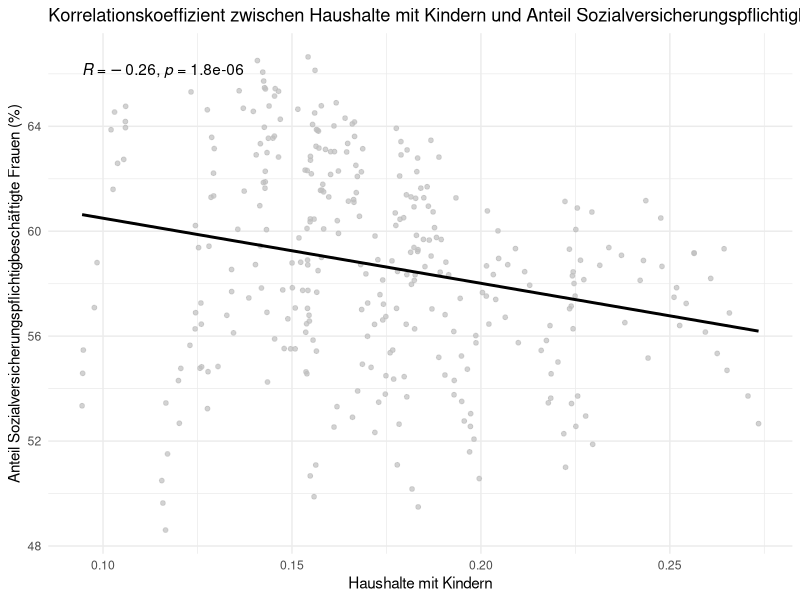
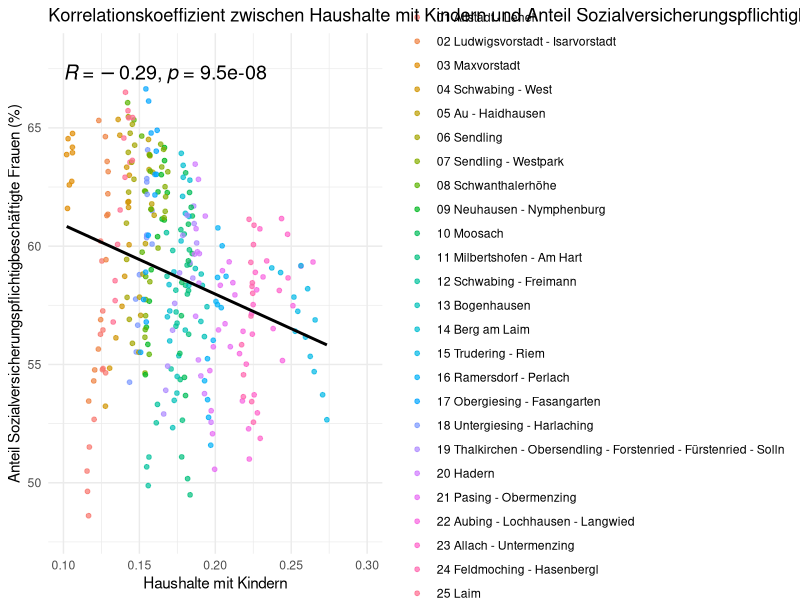

The R source for these figures, in order: (Note: this script raises an error after producing the figures.)
library(readxl)
library(tidyverse)
library(ggpubr)

export_be <- read_excel("data/raw/export_be.xlsx")
be_sheet <- read_excel("data/raw/export_be.xlsx", sheet = "BEVÖLKERUNG")

export_ar <- read_excel("data/raw/export_ar.xlsx")
ar_sheet <- read_excel("data/raw/export_ar.xlsx", sheet = "ARBEITSMARKT")


all_districts_and_city <- be_sheet %>%
  filter(
    Indikator == "Haushalte mit Kindern",
    Ausprägung == "insgesamt"
  ) %>%
  mutate(
    mean_age = `Basiswert 1` / `Basiswert 2`
  )

Sozialversicherungspflichtig_Beschäftigte_anteil_frau <- ar_sheet %>%
  filter(
    Indikator == "Sozialversicherungspflichtig Beschäftigte - Anteil",
    Ausprägung == "weiblich"
  ) %>%
  mutate(
    anteil = 100 * `Basiswert 1` / `Basiswert 2`
  )


korrelations_daten <- inner_join(
  all_districts_and_city, 
  Sozialversicherungspflichtig_Beschäftigte_anteil_frau, 
  by = c("Raumbezug", "Jahr")
)

korrelations_daten_clean <- korrelations_daten %>%
  filter(Raumbezug != "Stadt München")

ggplot(korrelations_daten_clean, aes(x = mean_age, y = anteil)) +
  geom_point(size = 1.3, color = "grey", alpha = 0.7) +
  geom_smooth(method = "lm", color = "black", se = FALSE, linewidth = 1) +
  stat_cor(method = "spearman", label.x.npc = "left", label.y.npc = "top") + 
  labs(
    title = "Korrelationskoeffizient zwischen Haushalte mit Kindern und Anteil Sozialversicherungspflichtigbeschäftigte Frauen(Spearman)",
    x = "Haushalte mit Kindern",
    y = "Anteil Sozialversicherungspflichtigbeschäftigte Frauen (%)"
  ) +
  theme_minimal()

#----------------------------------------------------------------------------------
library(ggplot2)
library(ggpubr)

ggplot(korrelations_daten_clean, aes(x = mean_age, y = anteil)) +
  geom_point(aes(color = Raumbezug), 
             size = 1.3,     
             alpha = 0.7) +   
  geom_smooth(method = "lm", color = "black", se = FALSE, linewidth = 1) +
  stat_cor(
    method = "spearman", 
    label.x.npc = "left",  
    label.y.npc = "top",  
    color = "black",
    size = 5
  ) + 
  labs(
    title = "Korrelationskoeffizient zwischen Haushalte mit Kindern und Anteil Sozialversicherungspflichtigbeschäftigte Frauen(Spearman)",
    x = "Haushalte mit Kindern",
    y = "Anteil Sozialversicherungspflichtigbeschäftigte Frauen (%)",
    color = "Stadtteile" 
  ) +
  scale_x_continuous(limits = c(0.1, 0.3)) + 
  scale_y_continuous(limits = c(48, 68)) +
  guides(color = guide_legend(ncol = 1)) + # Legende einspaltig
  theme_minimal()


#-----------------------------------------------------------------------


library(readxl)
library(tidyverse)
library(ggpubr)

ggplot(plot_data_final, aes(x = mean_age, y = anteil)) +
  geom_smooth(aes(color = Raumbezug_Label, group = Raumbezug_Label), 
              method = "lm", se = FALSE, linewidth = 1.1, alpha = 0.8) +
  geom_point(aes(color = Raumbezug_Label), size = 1.1, alpha = 0.5) +
  geom_smooth(aes(group = 1), method = "lm", color = "black", linewidth = 1.1, se = FALSE) +
  labs(
    title = "Korrelationskoeffizient (Spearman) zwischen Haushalte mit Kindern und Anteil Sozialversicherungspflichtigbeschäftigte Frauen nach Stadtteile",
    x = "Haushalte mit Kindern (Anteil)",
    y = "Anteil Sozialversicherungspflichtigbeschäftigte Frauen (%)",
    color = "Stadtteile" 
  ) +
  scale_x_continuous(limits = c(0.1, 0.3)) +
  theme_minimal() +
  theme(
    legend.text = element_text(size = 7), 
    legend.key.height = unit(0.4, "cm")   
  ) +
  guides(color = guide_legend(ncol = 1))












#----------------------------------------------------------------------------
library(tidyverse)
library(ggpubr)

r_werte_check <- korrelations_daten_clean %>%
  group_by(Raumbezug) %>%
  summarise(
    r_wert = cor(mean_age, anteil, method = "spearman")
  ) %>%
  mutate(
    is_negative = r_wert < 0,
    Raumbezug_Label = paste0(Raumbezug, " (R=", round(r_wert, 2), ")")
  )

plot_data_highlight <- korrelations_daten_clean %>%
  left_join(r_werte_check, by = "Raumbezug")

ggplot(plot_data_highlight, aes(x = mean_age, y = anteil)) +
  geom_smooth(
    data = subset(plot_data_highlight, is_negative == FALSE),
    aes(group = Raumbezug), 
    method = "lm", 
    se = FALSE, 
    color = "grey85", 
    linewidth = 0.8,
    alpha = 0.5
  ) +
  geom_smooth(
    data = subset(plot_data_highlight, is_negative == TRUE),
    aes(color = Raumbezug_Label, group = Raumbezug), 
    method = "lm", 
    se = FALSE, 
    linewidth = 1.1, 
    alpha = 1
  ) +
  geom_smooth(
    aes(group = 1), 
    method = "lm", 
    color = "black", 
    linewidth = 1.1, 
    se = FALSE
  ) +
  labs(
    title = "Simpson's Paradox",
    subtitle = "Grau = Positiver Zusammenhang, Bunt = Negativer Zusammenhang",
    x = "Haushalte mit Kindern (Anteil)",
    y = "Anteil Sozialversicherungspflichtigbeschäftigte Frauen (%)",
    color = "Stadtteile mit R < 0" 
  ) +
  scale_x_continuous(limits = c(0.1, 0.3)) +
  scale_y_continuous(limits = c(48, 68)) + 
  theme_minimal() +
  theme(legend.position = "right")








#------------------------------------------------------------------------------
library(tidyverse)
library(ggpubr)

plot_data_colored <- korrelations_daten_clean %>%
  group_by(Raumbezug) %>%
  mutate(
    r_wert = cor(mean_age, anteil, method = "spearman"),
    trend_richtung = ifelse(r_wert >= 0, "positiv", "negativ")
  ) %>%
  ungroup() 

ggplot(plot_data_colored, aes(x = mean_age, y = anteil)) +
  geom_smooth(
    aes(
      color = trend_richtung,  
      group = Raumbezug        
    ), 
    method = "lm", 
    se = FALSE, 
    linewidth = 1.1,    
    alpha = 0.6       
  ) +
  geom_smooth(aes(group = 1), method = "lm", color = "black", linewidth = 1.1, se = FALSE) +
  scale_color_manual(values = c(
    "positiv" = "red",  
    "negativ" = "blue"  
  )) +
  labs(
    title = "Simpson's Paradox",
    subtitle = "Rot = positiver Zusammenhang (R > 0), Blau = negative Zusammenhang (R < 0)",
    x = "Haushalte mit Kindern (Anteil)",
    y = "Anteil Sozialversicherungspflichtigbeschäftigte Frauen (%)"
  ) +
  scale_x_continuous(limits = c(0.1, 0.3)) +
  theme_minimal() +
  theme(legend.position = "none")

